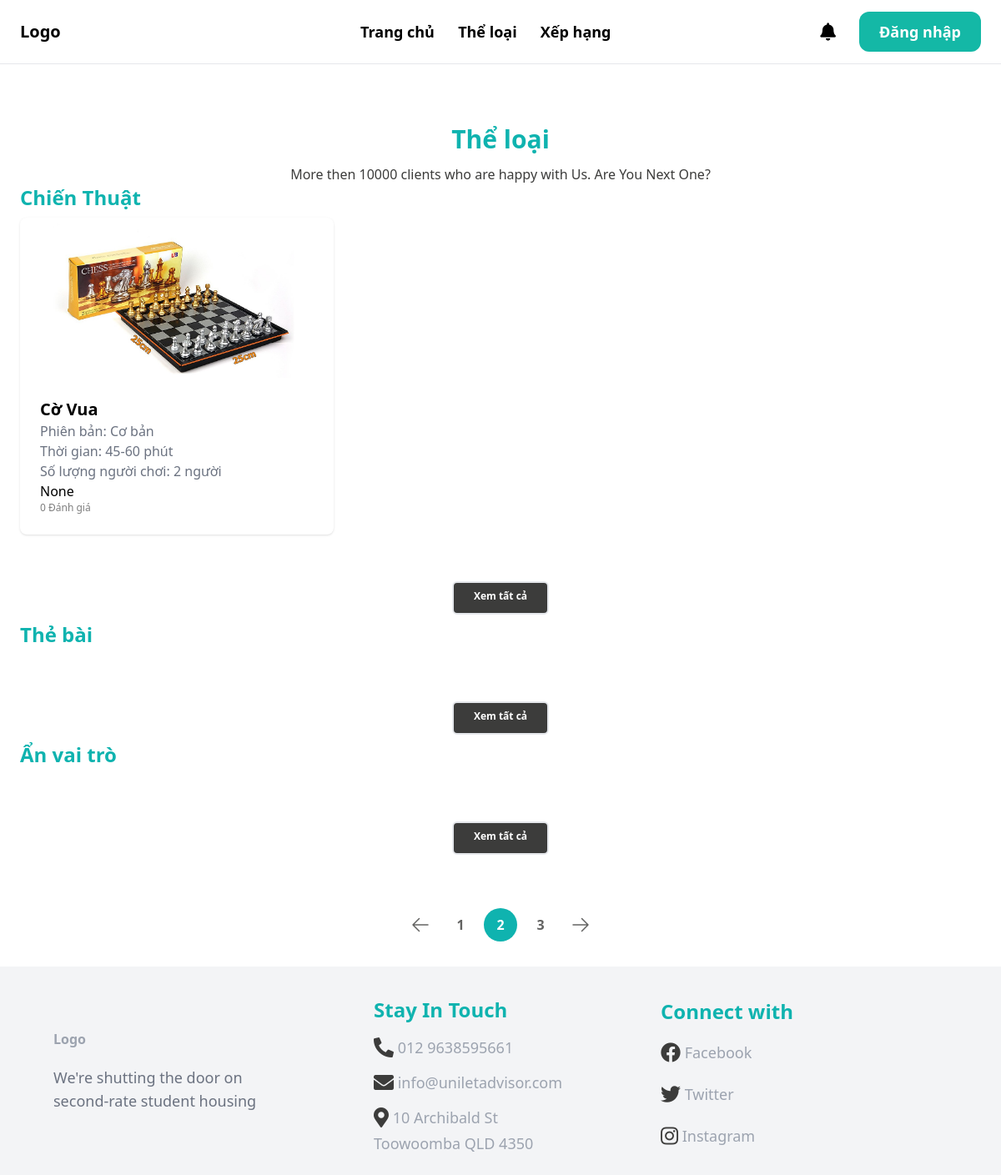
/allCategories/, run on the app's committed database.
### boardgame/models.py (models this page shows, shortened)
class Category(models.Model):
    title = models.CharField(max_length=100, default=None)
    cid = ShortUUIDField(unique=True, primary_key=True, prefix="cat", alphabet='1234567890', length=2, max_length=6)
    description = models.TextField(null=True, blank=True)
    class Meta:
        verbose_name_plural = 'Category'

class  Boardgame(models.Model):
    bgid = ShortUUIDField(unique=True, prefix="bg", alphabet='1234567890', length=2, max_length=6)
    user = models.ForeignKey(User, on_delete=models.SET_NULL, null=True)
    date = models.DateTimeField(default=timezone.now)
    category= models.ForeignKey(Category, on_delete=models.SET_NULL, null=True)
    version = models.ForeignKey(Version, on_delete=models.SET_NULL, null=True)
    title = models.CharField(max_length=100)
    image = models.ImageField(upload_to="user_directory_path")
    description = models.TextField(null=True, blank=True, default="This is the boardgame")
    rule = models.TextField(null=True, blank=True, default="This is rule for boardgame")
    age_rating = models.CharField(choices=AGE_RATINGS, max_length=5, default="G")
    people = models.CharField(max_length=100)
    play_time = models.CharField(max_length=50)
    price = models.DecimalField(max_digits=99999999999999, decimal_places=2)
    author = models.ForeignKey(Author, on_delete=models.SET_NULL, null=True, blank=True)
    producer = models.ForeignKey(Producer, on_delete=models.SET_NULL, null=True, blank=True)
    publication_year = models.CharField(max_length=4, default="2000")
    boardgame_status = models.CharField(choices=STATUS_BG, max_length=20, default="out_of_stock")
    in_stock = models.PositiveIntegerField(default=0)
    rental = models.PositiveIntegerField(default=0)
    total = models.PositiveIntegerField(default=0)
    class Meta:
        verbose_name_plural = "Boardgame"
    def get_average_rating(self):
        return self.reviews.aggregate(avg_rating=Avg('rating'))['avg_rating']

class Version(models.Model):
    title = models.CharField(max_length=100, default=None)
    vid = ShortUUIDField(unique=True, primary_key=True, prefix="ver", alphabet='1234567890', length=2, max_length=6)
    description = models.TextField(null=True, blank=True)
    class Meta:
        verbose_name_plural = 'Version'
    def __str__(self):
        return self.title

### core/views.py (the view)
# urls.py: path('allCategories/', views.allCategories, name='allCategories'),
def allCategories(request):
    categories = Category.objects.all()
    return render(request, 'core/allCategories.html',{
        'categories': categories,
    })

### templates/core/allCategories.html (shortened to what this page needs)
{% extends 'core/base.html' %}
{% load static %}
{% block content %}
    <div>
        <div class="text-center pt-12 text-3xl font-bold text-[#0FB3AF]">Thể loại</div>
        <div class="text-center pt-3 text-md text-[#3C3C3B] font-['Open Sans']">More then 10000 clients who are
            happy with Us. Are You Next One?</div>
    </div>
    <div class="grid grid-row-2 gap-2 ">
        {% for categori in categories %}
            <a href="{% url "core:category" categori.cid %}">
                <p class="text-left text-2xl font-bold text-[#0FB3AF]">{{ categori.title }}</p>
            </a>
            <div class="grid grid-cols-3 gap-3 ">
                {% for boardgame in categori.boardgame_set.all|slice:":3" %}
                    <div class="shadow bg-[#ffffff] rounded-lg">
                        <a href="{% url "boardgame:detail" boardgame.bgid %}" class="boardgame-info">
                            <div >
                                <img src="{{ boardgame.image.url }}" class="rounded-t-lg object-contain max-h-48 w-full transition " sizes="100vw">
                            </div>
                            <div class="p-6 rounded-b-xl bg-white-100">
                                <h2 class="text-xl font-bold">{{ boardgame.title }}</h2>
                                <p class="text-gray-500">Phiên bản: {{ boardgame.version }}</p>
                                <p class="text-gray-500">Thời gian: {{ boardgame.play_time }} phút</p>
                                <p class="text-gray-500">Số lượng người chơi: {{ boardgame.people }} người</p>
                                {{boardgame.get_average_rating}}
                                <div class="font-thin text-[#7E7E7E] font-['Open Sans'] text-xs">
                                    {{boardgame.reviews.all.count}} Đánh giá
                                </div>
                            </div>
                        </a>
                    </div>
                {% endfor %}
            </div>
            <div class=" grid  justify-items-center items-center pt-12 ">
                <a  href="{% url "core:category" categori.cid %}"
                    class="rounded-md h-10 border-2 border-primary px-6 py-2 text-xs font-bold bg-[#3C3C3B] text-white text-center hover:bg-[#3C3C3BCC] ">
                    Xem tất cả
                </a>
            </div>
        {% endfor %}
    </div>
    <div class="grid justify-items-center bg-white pt-16 flex items-center flex-wrap">
        <nav aria-label="Page navigation">
            <ul class="inline-flex space-x-2">
                <li><button
                        class="flex items-center justify-center w-10 h-10 text-[#3C3C3BCC]  rounded-full hover:bg-[#BFF5F3]">
                        <svg xmlns="http://www.w3.org/2000/svg" fill="none" viewBox="0 0 24 24" stroke-width="1.5"
                            stroke="currentColor" class="w-full h-full p-2">
                            <path stroke-linecap="round" stroke-linejoin="round"
                                d="M10.5 19.5L3 12m0 0l7.5-7.5M3 12h18" />
                        </svg>
                </li>
                <li><button
                        class="w-10 h-10 text-[#3C3C3BCC] font-bold font-[Open Sans] rounded-full hover:bg-[#BFF5F3]">1</button>
                </li>
                <li><button
                        class="w-10 h-10 text-white font-bold font-[Open Sans] bg-[#0FB3AF] rounded-full hover:bg-[#BFF5F3] ">2</button>
                </li>
                <li><button
                        class="w-10 h-10 text-[#3C3C3BCC] font-bold font-[Open Sans] rounded-full hover:bg-[#BFF5F3]">3</button>
                </li>
                <li><button
                        class="flex items-center justify-center w-10 h-10 text-[#3C3C3BCC] rounded-full hover:bg-[#BFF5F3]">
                        <svg xmlns="http://www.w3.org/2000/svg" fill="none" viewBox="0 0 24 24" stroke-width="1.5"
                            stroke="currentColor" class="w-full h-full p-2">
                            <path stroke-linecap="round" stroke-linejoin="round"
                                d="M13.5 4.5L21 12m0 0l-7.5 7.5M21 12H3" />
                        </svg>
                </li>
            </ul>
        </nav>
    </div>
{% endblock %}

### data on the page
Category: title "Chiến Thuật"
Boardgame: image (picture), title "Cờ Vua", version "Cơ bản", play_time "45-60", people "2", get_average_rating "None", reviews.all.count "0"
Category: title "Thẻ bài"
Category: title "Ẩn vai trò"
